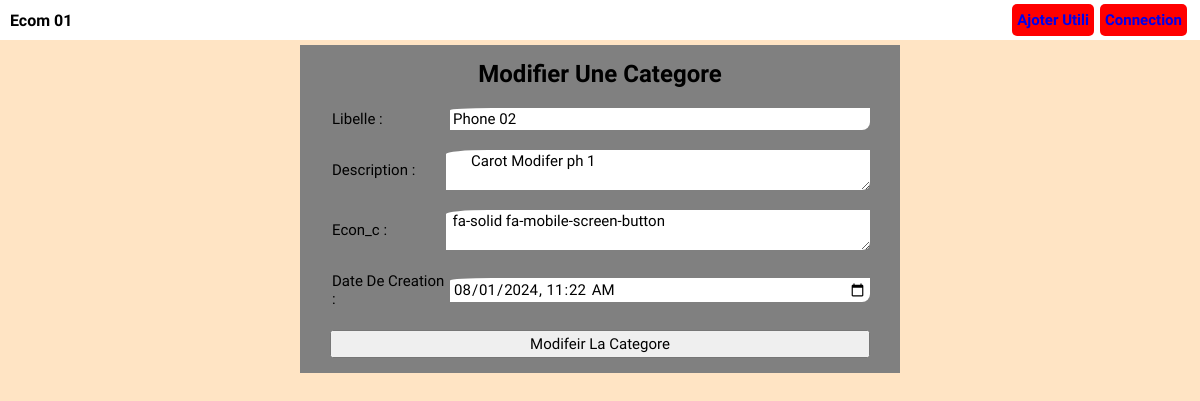
/Larave/modif_cat.php?id=1, run on the app's committed database.
### tables this page shows
CREATE TABLE `ec_catg` (
  `id_cg` int(11) NOT NULL,
  `libelle` varchar(255) DEFAULT NULL,
  `descrip` varchar(255) DEFAULT NULL,
  `date_crate_c` datetime DEFAULT NULL,
  `econ_c` varchar(200) DEFAULT NULL
);

### Larave/modif_cat.php (the view, shortened to what this page needs)
<?php
$id=$_GET["id"];
if (isset($_GET["id"])) {
 require_once("databaseEcom.php");
$sql= $pdo->prepare("SELECT * FROM `ec_catg` WHERE  `id_cg` = ? ");
$sql->execute([$id])  ;
$sql=$sql->fetch(PDO::FETCH_OBJ);
$libl=$sql->libelle;
$desc=$sql->descrip;
$date_cr=$sql->date_crate_c;
$econ_c=$sql->econ_c;
?>
<?php
    }
    else   {
?>
<div class="label-info  ">
    Probleme Dans la Base de donnees !!!
</div>
<?php
    }
    ?>
<!DOCTYPE html>
<html lang="en">
<head>
    <link rel="stylesheet" href="css/style.css">
</head>
<body>
    <?php include_once("nav.php")   ?>
    <div class="container-global cont-categ">
        <h2>Modifier Une Categore
        </h2>
        <form action="" method="post" class="form-categ">
            <div class="libell">
                <label for="Libelle">Libelle : </label>
                <input type="text" name="Libelle" value="<?= $libl ;?>">
            </div>
            <div class="libell">
                <label for="description">Description : </label>
                <textarea name="description" > <?= $desc ;?></textarea>
            </div>
            <div class="libell">
                <label for="econ_c">Econ_c : </label>
                <textarea name="econ_c" > <?= $econ_c ;?></textarea>
            </div>
            <div class="libell">
                <label for="date_creat">Date De Creation : </label>
                <input type="datetime-local"  min="2020-01-01T12:00"  max="2028-01-01T12:00" name="date_creat"
                 value="<?php echo date_format(date_create($date_cr),'Y-m-d H:i') ;?>">
            </div>
            <button type="submit"   name="send_modif">Modifeir La Categore</button>
        </form>
    </div>
</body>
</html>

### Larave/CSS/style.css (style rules this page uses)
* { margin: 0; padding: 0; box-sizing: border-box; list-style: none; font-family: "Playwrite IT Moderna", cursive; font-size: 15px; }
body { background-color: bisque; }
textarea, input { border: none; outline: none; border-radius: 10% 0px 8px 0px; padding: 2px 3px; }
.container-global { padding: 5px; margin: 10px auto; }
.cont-categ { padding: 15px 30px; background-color: gray; margin: 5px auto; max-width: 600px; min-width: 300px; }
* { z-index: 5; }

### data on the page
ec_catg: Libelle "Phone 02", description "Carot Modifer ph 1", econ_c "fa-solid fa-mobile-screen-button", date_creat "08/01/2024 11:22"
